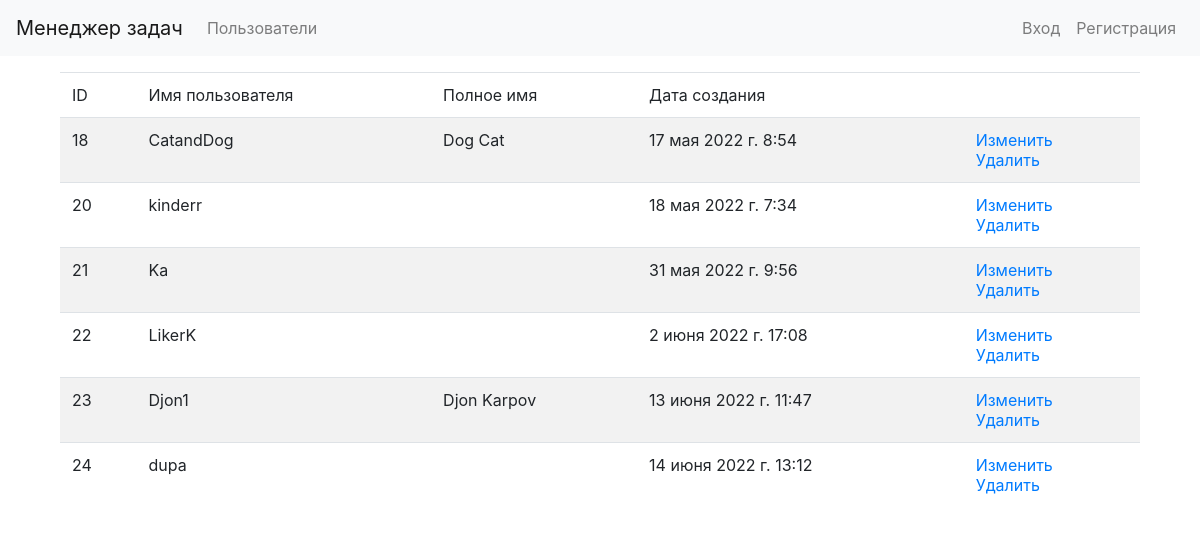
/users/, run on an earlier commit of the app's database.
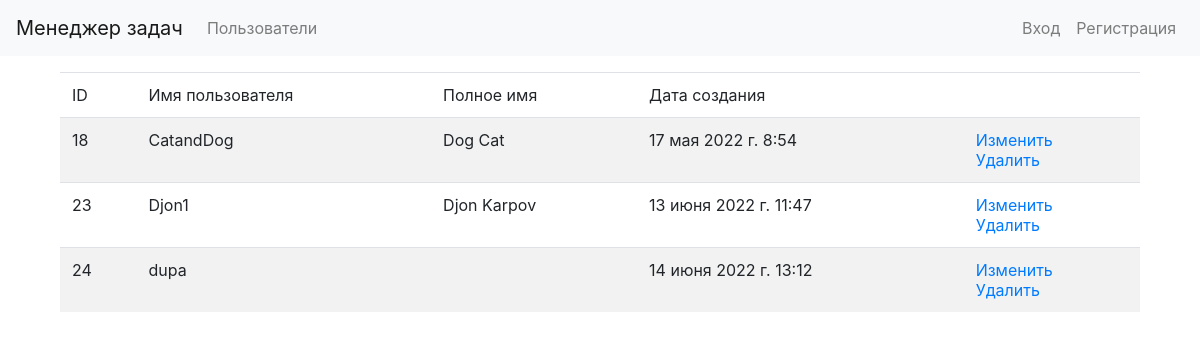
And on a later commit of the database.
### task_manager/users/models.py (models this page shows, shortened)
class User(AbstractUser):
    class Meta:
        verbose_name = gettext_lazy('User')
        verbose_name_plural = gettext_lazy('Users')
        ordering = ['id']

### task_manager/users/views.py (the view)
# urls.py: path('', UserList.as_view(), name='list'),
class UserList(ListView):
    model = User
    template_name = USER
    context_object_name = 'users'
    def get_context_data(self, **kwargs):
        context = super().get_context_data(**kwargs)
        context[TITLE] = LIST_TITLE
        return context

### task_manager/templates/users.html (shortened to what this page needs)
{% extends 'base.html' %}
{% load i18n %}
{% block content %}
<div class="container wrapper">
    <table class="table table-striped">
        <thead>
            <tr>
                <td>ID</td>
                <td>{% translate "User name" %}</td>
                <td>{% translate "Full name" %}</td>
                <td>{% translate "Date of creation" %}</td>
                <td></td>
            </tr>
        </thead>
        <tbody>
            {% for user in users %}
            <tr>
                <td>{{ user.id }}</td>
                <td>{{ user.username }}</td>
                <td>{{ user.first_name }} {{ user.last_name }}</td>
                <td>{{ user.date_joined }}</td>
                <td>
                    <a href="{% url 'users:change' user.id %}">{% translate "Change" %}</a>
                    <br>
                    <a href="{% url 'users:delete' user.id %}">{% translate "Delete" %}</a>
                </td>
            </tr>
            {% endfor %}
        </tbody>
    </table>
</div>
{% endblock %}

What changed in the data, as far as the page shows it:
removed User: id "20", username "kinderr", date_joined "18 мая 2022 г. 7:34"
removed User: id "21", username "Ka", date_joined "31 мая 2022 г. 9:56"
removed User: id "22", username "LikerK", date_joined "2 июня 2022 г. 17:08"
